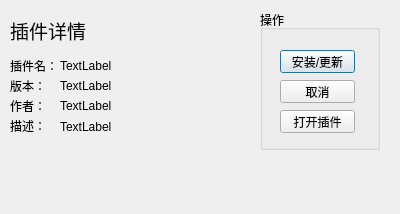
<?xml version="1.0" encoding="UTF-8"?>
<ui version="4.0">
 <class>pluginDialog</class>
 <widget class="QDialog" name="pluginDialog">
  <property name="geometry">
   <rect>
    <x>0</x>
    <y>0</y>
    <width>400</width>
    <height>214</height>
   </rect>
  </property>
  <property name="windowTitle">
   <string>安装插件</string>
  </property>
  <property name="styleSheet">
   <string notr="true"/>
  </property>
  <widget class="QLabel" name="label">
   <property name="geometry">
    <rect>
     <x>10</x>
     <y>10</y>
     <width>91</width>
     <height>41</height>
    </rect>
   </property>
   <property name="font">
    <font>
     <family>Arial</family>
     <pointsize>14</pointsize>
    </font>
   </property>
   <property name="text">
    <string>插件详情</string>
   </property>
  </widget>
  <widget class="QGroupBox" name="groupBox">
   <property name="geometry">
    <rect>
     <x>260</x>
     <y>10</y>
     <width>120</width>
     <height>140</height>
    </rect>
   </property>
   <property name="title">
    <string>操作</string>
   </property>
   <widget class="QPushButton" name="installBtn">
    <property name="geometry">
     <rect>
      <x>20</x>
      <y>40</y>
      <width>75</width>
      <height>23</height>
     </rect>
    </property>
    <property name="text">
     <string>安装/更新</string>
    </property>
   </widget>
   <widget class="QPushButton" name="cancelBtn">
    <property name="geometry">
     <rect>
      <x>20</x>
      <y>70</y>
      <width>75</width>
      <height>23</height>
     </rect>
    </property>
    <property name="text">
     <string>取消</string>
    </property>
   </widget>
   <widget class="QPushButton" name="openBtn">
    <property name="geometry">
     <rect>
      <x>20</x>
      <y>100</y>
      <width>75</width>
      <height>23</height>
     </rect>
    </property>
    <property name="text">
     <string>打开插件</string>
    </property>
   </widget>
  </widget>
  <widget class="QLabel" name="label_2">
   <property name="geometry">
    <rect>
     <x>10</x>
     <y>60</y>
     <width>54</width>
     <height>12</height>
    </rect>
   </property>
   <property name="text">
    <string>插件名：</string>
   </property>
  </widget>
  <widget class="QLabel" name="label_3">
   <property name="geometry">
    <rect>
     <x>10</x>
     <y>100</y>
     <width>54</width>
     <height>12</height>
    </rect>
   </property>
   <property name="text">
    <string>作者：</string>
   </property>
  </widget>
  <widget class="QLabel" name="label_4">
   <property name="geometry">
    <rect>
     <x>10</x>
     <y>80</y>
     <width>54</width>
     <height>12</height>
    </rect>
   </property>
   <property name="text">
    <string>版本：</string>
   </property>
  </widget>
  <widget class="QLabel" name="label_5">
   <property name="geometry">
    <rect>
     <x>10</x>
     <y>120</y>
     <width>54</width>
     <height>12</height>
    </rect>
   </property>
   <property name="text">
    <string>描述：</string>
   </property>
  </widget>
  <widget class="QLabel" name="PluginName">
   <property name="geometry">
    <rect>
     <x>60</x>
     <y>60</y>
     <width>190</width>
     <height>12</height>
    </rect>
   </property>
   <property name="text">
    <string>TextLabel</string>
   </property>
  </widget>
  <widget class="QLabel" name="PluginVersion">
   <property name="geometry">
    <rect>
     <x>60</x>
     <y>80</y>
     <width>190</width>
     <height>12</height>
    </rect>
   </property>
   <property name="text">
    <string>TextLabel</string>
   </property>
  </widget>
  <widget class="QLabel" name="PluginAuthor">
   <property name="geometry">
    <rect>
     <x>60</x>
     <y>100</y>
     <width>190</width>
     <height>12</height>
    </rect>
   </property>
   <property name="text">
    <string>TextLabel</string>
   </property>
  </widget>
  <widget class="QLabel" name="PluginDes">
   <property name="geometry">
    <rect>
     <x>60</x>
     <y>120</y>
     <width>190</width>
     <height>150</height>
    </rect>
   </property>
   <property name="sizePolicy">
    <sizepolicy hsizetype="Preferred" vsizetype="Preferred">
     <horstretch>0</horstretch>
     <verstretch>0</verstretch>
    </sizepolicy>
   </property>
   <property name="text">
    <string>TextLabel</string>
   </property>
   <property name="alignment">
    <set>Qt::AlignLeading|Qt::AlignLeft|Qt::AlignTop</set>
   </property>
  </widget>
 </widget>
 <resources/>
 <connections/>
</ui>
